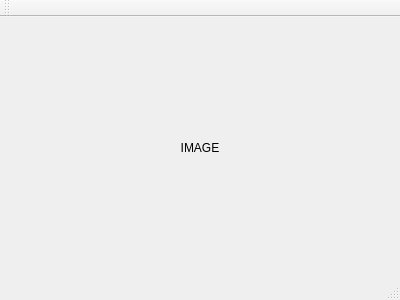
<?xml version="1.0" encoding="UTF-8"?>
<ui version="4.0">
 <class>MainWindow</class>
 <widget class="QMainWindow" name="MainWindow">
  <property name="geometry">
   <rect>
    <x>0</x>
    <y>0</y>
    <width>400</width>
    <height>300</height>
   </rect>
  </property>
  <property name="windowTitle">
   <string>MainWindow</string>
  </property>
  <widget class="QWidget" name="centralWidget">
   <layout class="QVBoxLayout" name="verticalLayout">
    <item>
     <widget class="QLabel" name="imageLabel">
      <property name="text">
       <string>IMAGE</string>
      </property>
      <property name="alignment">
       <set>Qt::AlignCenter</set>
      </property>
     </widget>
    </item>
   </layout>
  </widget>
  <widget class="QMenuBar" name="menuBar">
   <property name="geometry">
    <rect>
     <x>0</x>
     <y>0</y>
     <width>400</width>
     <height>27</height>
    </rect>
   </property>
  </widget>
  <widget class="QToolBar" name="mainToolBar">
   <attribute name="toolBarArea">
    <enum>TopToolBarArea</enum>
   </attribute>
   <attribute name="toolBarBreak">
    <bool>false</bool>
   </attribute>
  </widget>
  <widget class="QStatusBar" name="statusBar"/>
 </widget>
 <layoutdefault spacing="6" margin="11"/>
 <resources/>
 <connections/>
</ui>
